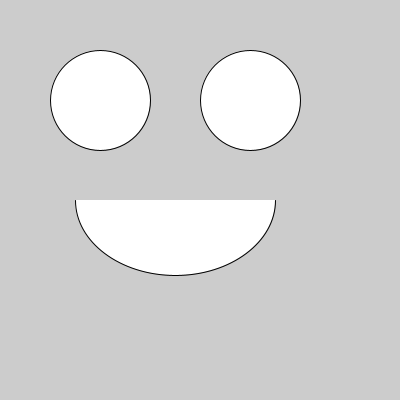
Frame 1 (no input)
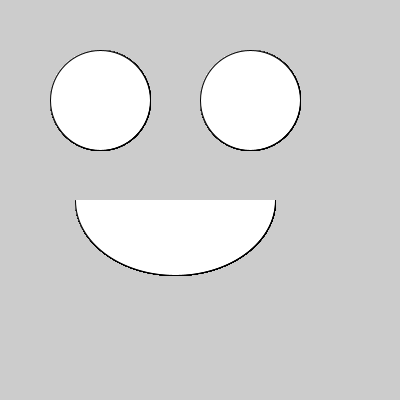
Frame 60 (the mouse pressed at the canvas centre just before this capture)
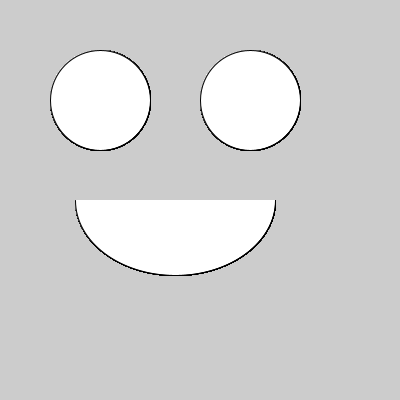
Frame 120 (the mouse held since frame 60 and released just before this capture)

The Processing sketch that drew these frames (run headless with seeded random() and noise(); from frame 60 on, the mouse is pressed at the canvas centre):

// Processing sketch: smileyExample
// ── smileyExample.pde
int x = 100;
int y = 100;
int circleWidth = 100;
int circleHeight = circleWidth;


void setup(){
  size(400,400);
}

void draw(){
  ellipse(x, y, circleWidth, circleHeight);
  ellipse(x + 150, y, circleWidth, circleHeight);
  arc(175, 200, 200, 150, radians(0), radians(180));
}
